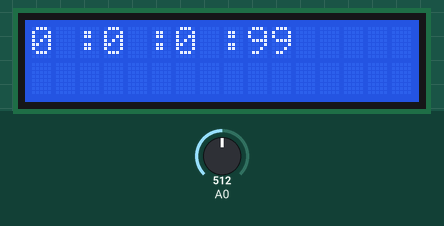
Recording of a sketch running on a simulated Arduino Uno, built with avr-gcc and run on an emulated ATmega328P. On the bench: 16×2 character LCD. Inputs (shaded band) come from the test bench; at power-on: A0 = 512.

Above: at 1.2 s.
1.3 s: A0 set to 661
At 1.3 s:
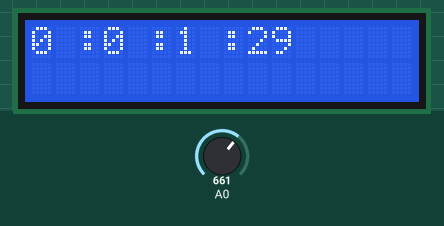
At 12.5 s:
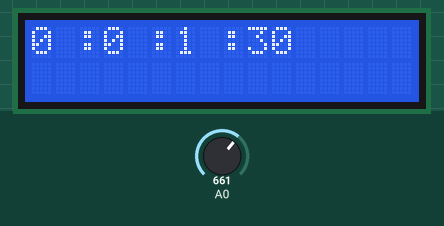
Timing chart, 0 to 12.8 s (numbered marks = the images above; inputs shaded):
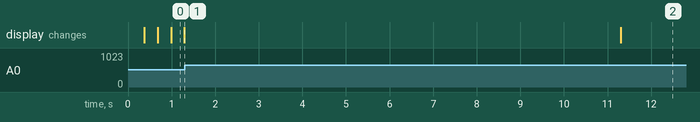

The sketch:

stopwatch.ino
```cpp
// Project 26 - Digital Stopwatch

#include <LiquidCrystal.h>

#define btnSELECT 4
#define btnNONE   5
long offset=0;
LiquidCrystal lcd(8,9,4,5,6,7);    //Select pins used

unsigned long starting, finished, elapsed;

int lcd_key     = 0;
int adc_key_in  = 0;

int read_LCD_buttons(){               // read the buttons
    adc_key_in = analogRead(0);       // read the value from the sensor

    if (adc_key_in < 850 && adc_key_in > 651)  return btnSELECT;

    else return btnNONE;
}

void setup()
{
  lcd.begin (16,2);   //starts the library
  lcd.setCursor (0,0);
  lcd.print ("  :  :  :");
}

void loop()
{
  long m=millis()-offset;
  int hours = (m / 3600000) % 100;
  int minutes = (m / 60000) % 60;
  int seconds = (m / 1000) % 60;
  int ms = (m / 10) % 100;


  lcd.setCursor(0, 0);
  lcd.print(hours);

  lcd.setCursor(3, 0);
  lcd.print(minutes);

  lcd.setCursor(6, 0);
  lcd.print(seconds);

  lcd.setCursor(9, 0);
  lcd.print(ms);

  lcd_key = read_LCD_buttons();   // read the buttons

    switch (lcd_key){

      case btnSELECT:{
        delay(5000);              // stop counting for 5 seconds
        offset+=5000;             // add 5 seconds to timer to act as an offset because you cant pause a internal clock
        break;
       }
      case btnNONE:{
        break;
       }
   }

}
```
